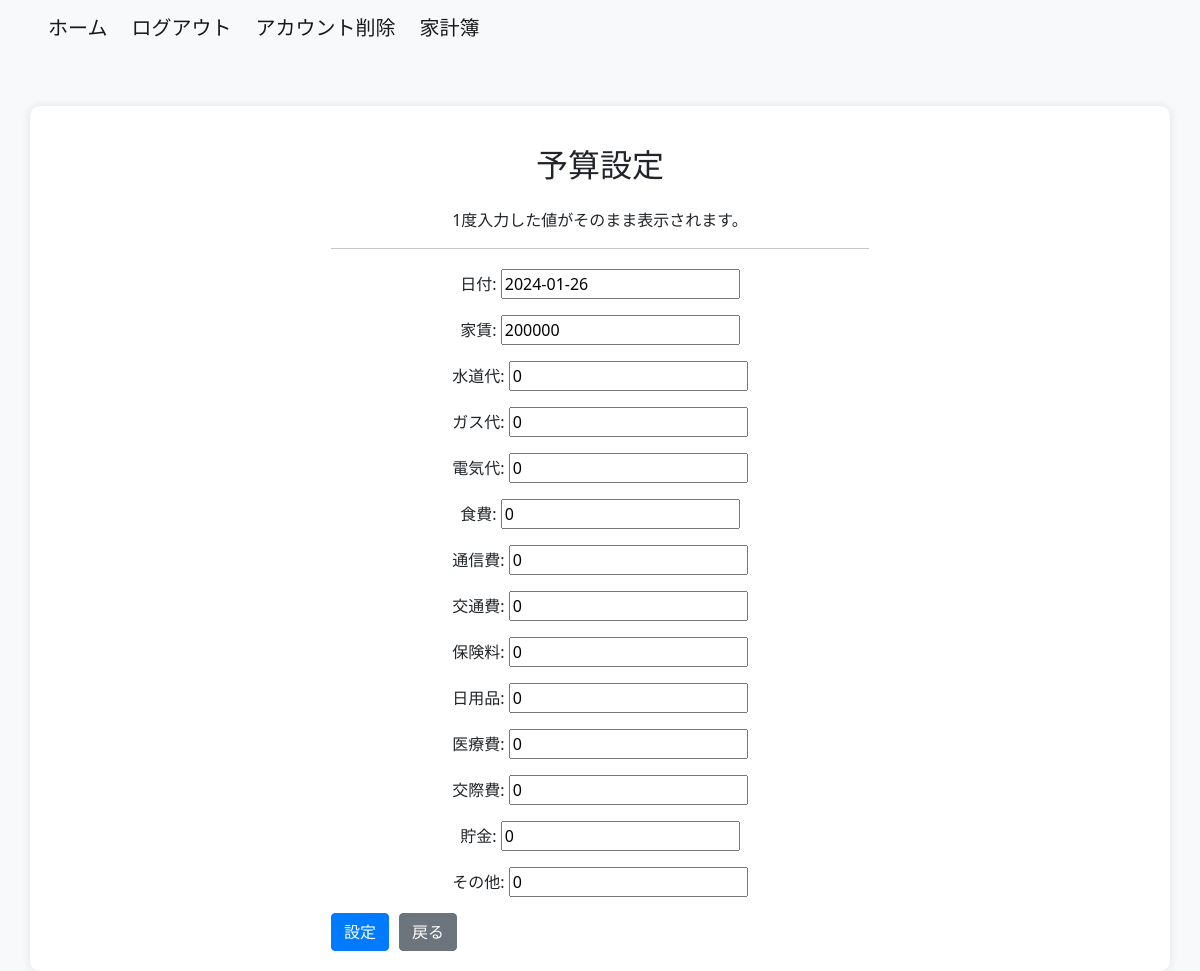
Page /household_budget/set_budget/ (signed in) on the committed database.
### household_budget/models.py (models this page shows, shortened)
class Budget(models.Model):
    user = models.ForeignKey(settings.AUTH_USER_MODEL, on_delete=models.CASCADE)
    event_date = models.DateField(default=datetime.date.today)
    rent_budget = models.IntegerField(default=0)
    water_supply_budget = models.IntegerField(default=0)
    gas_budget = models.IntegerField(default=0)
    electricity_budget = models.IntegerField(default=0)
    food_expenses_budget = models.IntegerField(default=0)
    communication_expenses_budget = models.IntegerField(default=0)
    transportation_expenses_budget = models.IntegerField(default=0)
    insurance_fee_budget = models.IntegerField(default=0)
    daily_necessities_budget = models.IntegerField(default=0)
    medical_bills_budget = models.IntegerField(default=0)
    entertainment_expenses_budget = models.IntegerField(default=0)
    saving_budget = models.IntegerField(default=0)
    add_item_budget = models.IntegerField(default=0)
    class Meta:
        db_table = 'Budget'

### household_budget/views.py (the view)
# urls.py: path('set_budget/', set_budget, name='set_budget'),
@login_required
def set_budget(request):
    now = datetime.now()
    budgets = Budget.objects.filter(user=request.user, event_date__month=now.month, event_date__year=now.year)
    if budgets.exists():
        budget = budgets.first()
    else:
        budget = Budget.objects.create(user=request.user, event_date=now)
    if request.method == 'POST':
        form = BudgetForm(request.POST, instance=budget)
        if form.is_valid():
            form.save()
            return redirect('accounts:user')
    else:
        form = BudgetForm(instance=budget)
    return render(request, 'household_budget/set_budget.html', {'form': form, 'current_budget': budget})

### household_budget/templates/household_budget/set_budget.html (shortened to what this page needs)
{% extends 'base.html' %}
{% block content %}
<div class="container">
  <div class="row">
    <div class="col-md-6 offset-md-3">
      <h2 class="text-center mb-4">予算設定</h2>
      <p>1度入力した値がそのまま表示されます。</p>
      <hr>
      <form method="post" action="{% url 'household_budget:set_budget' %}">
        {{ form.as_p }}
        <div class="d-flex justify-content-start mt-3">
          <button type="submit" class="btn btn-primary" style="margin-right: 10px;">設定</button>
          <a href="{% url 'accounts:user' %}" class="btn btn-secondary">戻る</a>
        </div>
      </form>
    </div>
  </div>
</div>
{% endblock %}

### household_budget/templates/household_budget/set_budget.html (style rules this page uses)
body { background-color: #f8f9fa; }
.container { background-color: #ffffff; border-radius: 10px; box-shadow: 0 0 10px rgba(0, 0, 0, 0.1); margin-top: 50px; padding: 20px; }
h2 { margin-top: 20px; }
p { text-align: center; }
form { margin-top: 20px; }
.btn-primary { background-color: #007bff; border-color: #007bff; }
.btn-secondary { background-color: #6c757d; border-color: #6c757d; }

### rows in the picture
Budget: event_date "2024-01-26", rent_budget "200000", water_supply_budget "0", gas_budget "0", electricity_budget "0", food_expenses_budget "0", communication_expenses_budget "0", transportation_expenses_budget "0", insurance_fee_budget "0", daily_necessities_budget "0", medical_bills_budget "0", entertainment_expenses_budget "0", saving_budget "0", add_item_budget "0"
